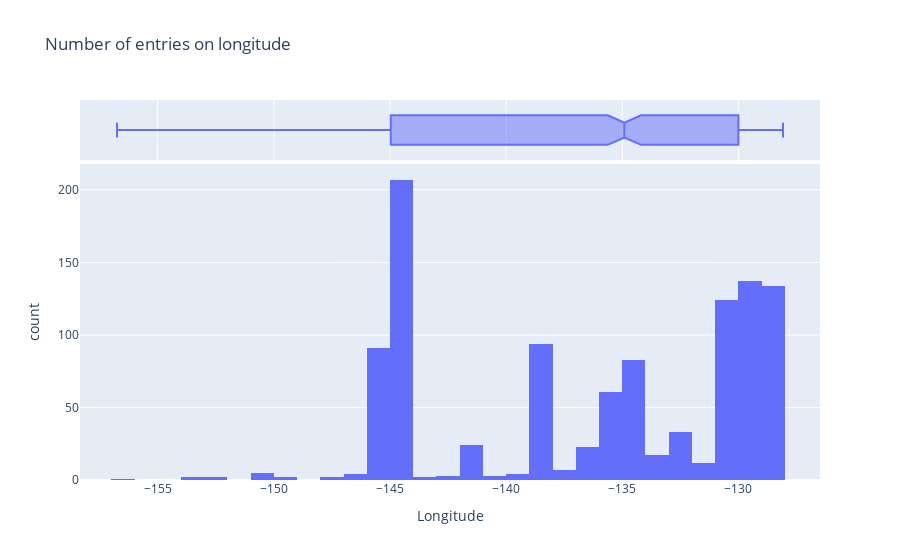

This figure's notebook cell:
### Code cell
px.histogram(
    index,
    x="lon",
    title="Number of entries on longitude",
    labels=dict(
        lon="Longitude",
        count="Number of entries",
    ),
    marginal="box",
)

### Figure 1 — Plotly figure (JSON) as saved in the notebook; plotly's stock layout.template omitted (floating-point values rounded to 4 significant figures; data arrays with more than 128 entries replaced by an {"elided": "..."} marker saying what was removed)
{"data": [{"alignmentgroup": "True", "bingroup": "x", "hovertemplate": "Longitude=%{x}<br>count=%{y}<extra></extra>", "legendgroup": "", "marker": {"color": "#636efa", "pattern": {"shape": ""}}, "name": "", "offsetgroup": "", "orientation": "v", "showlegend": false, "type": "histogram", "x": {"elided": "1077 float values"}, "xaxis": "x", "yaxis": "y"}, {"alignmentgroup": "True", "hovertemplate": "Longitude=%{x}<extra></extra>", "legendgroup": "", "marker": {"color": "#636efa"}, "name": "", "notched": true, "offsetgroup": "", "showlegend": false, "type": "box", "x": {"elided": "1077 float values"}, "xaxis": "x2", "yaxis": "y2"}], "layout": {"barmode": "relative", "legend": {"tracegroupgap": 0}, "title": {"text": "Number of entries on longitude"}, "xaxis": {"anchor": "y", "domain": [0, 1], "title": {"text": "Longitude"}}, "xaxis2": {"anchor": "y2", "domain": [0, 1], "matches": "x", "showgrid": true, "showticklabels": false}, "yaxis": {"anchor": "x", "domain": [0, 0.8316], "title": {"text": "count"}}, "yaxis2": {"anchor": "x2", "domain": [0.8416, 1], "matches": "y2", "showgrid": false, "showline": false, "showticklabels": false, "ticks": ""}}}
